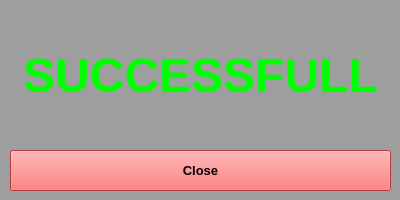
<?xml version="1.0" encoding="UTF-8"?>
<ui version="4.0">
 <class>MainWindow</class>
 <widget class="QMainWindow" name="MainWindow">
  <property name="geometry">
   <rect>
    <x>0</x>
    <y>0</y>
    <width>400</width>
    <height>200</height>
   </rect>
  </property>
  <property name="minimumSize">
   <size>
    <width>400</width>
    <height>200</height>
   </size>
  </property>
  <property name="maximumSize">
   <size>
    <width>400</width>
    <height>200</height>
   </size>
  </property>
  <property name="windowTitle">
   <string>MainWindow</string>
  </property>
  <property name="styleSheet">
   <string notr="true">background-color: rgb(158, 158, 158);</string>
  </property>
  <widget class="QWidget" name="centralwidget">
   <widget class="QPushButton" name="pushButton">
    <property name="geometry">
     <rect>
      <x>10</x>
      <y>150</y>
      <width>381</width>
      <height>41</height>
     </rect>
    </property>
    <property name="font">
     <font>
      <pointsize>10</pointsize>
      <weight>75</weight>
      <bold>true</bold>
     </font>
    </property>
    <property name="styleSheet">
     <string notr="true">background-color: rgb(255, 78, 78);</string>
    </property>
    <property name="text">
     <string>Close</string>
    </property>
   </widget>
   <widget class="QLabel" name="label">
    <property name="geometry">
     <rect>
      <x>10</x>
      <y>10</y>
      <width>381</width>
      <height>131</height>
     </rect>
    </property>
    <property name="font">
     <font>
      <pointsize>36</pointsize>
      <weight>75</weight>
      <bold>true</bold>
     </font>
    </property>
    <property name="styleSheet">
     <string notr="true">color: rgb(0, 255, 0);</string>
    </property>
    <property name="text">
     <string>SUCCESSFULL</string>
    </property>
    <property name="alignment">
     <set>Qt::AlignCenter</set>
    </property>
   </widget>
  </widget>
 </widget>
 <resources/>
 <connections/>
</ui>
